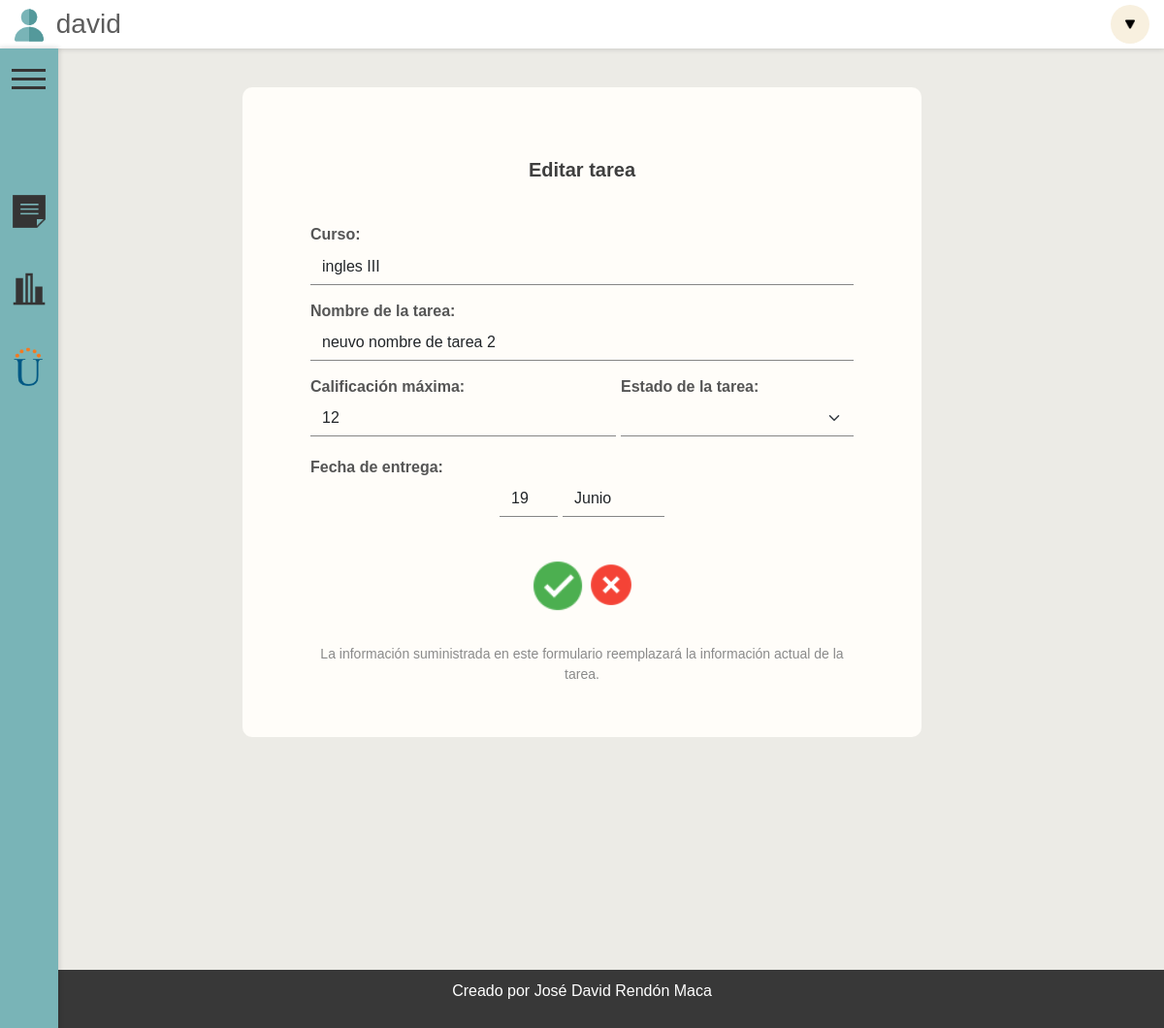
Page /editarTarea/10/ (signed in) on the committed database.
### index/models.py (models this page shows)
class CursosYTareas(models.Model):
    curso = models.CharField(max_length=100)
    tarea = models.CharField(max_length=100)
    valor = models.IntegerField()
    estado = models.CharField(max_length=100)
    entrega = models.DateField(default=django.utils.timezone.now)
    usuario = models.CharField(default='usuario', max_length=100)
    anotacion = models.TextField(default="", max_length=10000)

### index/views.py (the view)
# urls.py: path('editarTarea/<id>/', editarTarea, name="editarTarea"),
@login_required
def editarTarea(request, id):
    usuario = request.user.username
    formInfo = CursosYTareas.objects.get(pk = id)
    if usuario == formInfo.usuario:
        data={
            'form':formAgregarCurso(instance=formInfo),
            'cursosVerificados': EstadoDelCurso.objects.filter(verificacion='verificado'),
            'id':id
        }
        return render(request, 'index/editarTarea.html', data)
    else:
        return HttpResponse("Error")

### index/forms.py
class formAgregarCurso(forms.ModelForm):
    class Meta:
        model = CursosYTareas
        fields=['curso', 'tarea', 'valor', 'estado', 'entrega', 'anotacion']
        widgets = {
            'entrega':forms.SelectDateWidget(),
        }
    def __init__(self, *args, **kwargs):
        super(self.__class__, self).__init__(*args, **kwargs)
        self.fields['anotacion'].required = False

### index/templates/index/editarTarea.html (shortened to what this page needs)
{% extends 'index/base.html' %}
{% block content %}
{% load static %}
{% load widget_tweaks %}
<link rel="stylesheet" href="{% static 'css/NuevoCurso.css' %}">
<div class="contenedor-cursos" style="margin-top:60px; color: #525252;" id="agregarNuevoCursos">
    <div style="width:100%; text-align: center; color: #3f3f3f;">
        <p style="font-size:20px ; margin-bottom: 40px;"><strong>Editar tarea</strong></p>
    </div>
    <form action="/actualizarCurso/" method="POST">
        <div style="display:flex; flex-direction: column;">
            <div>
                <div style="height: 1px;">
                    <p style="font-weight: bold ;margin-bottom: 0px; color: rgb(85, 85, 85);"> Curso:</p>
                </div>
                {% render_field form.curso list="cursos" class="form-control campo"%}
            </div>
            <div>
                <p style="font-weight: bold ;margin-bottom: 0px; color: rgb(85, 85, 85);"> Nombre de la tarea:</p>
                {% render_field form.tarea class="form-control campo"%}
            </div>
            <div class="contenedor-calificacion-estado-fecha">
                <div class="campo-cef">
                    <p style="font-weight: bold ;margin-bottom: 0px; color: rgb(85, 85, 85);"> Calificación máxima:</p>
                    {% render_field form.valor class="form-control campo"%}
                </div>
                <div class="campo-cef-E">
                    <p style="font-weight: bold ;margin-bottom: 0px; color: rgb(85, 85, 85);"> Estado de la tarea:</p>
                    <select class="form-select campo" for=" {{ form.estado }}  ">
                        <option selected disabled style="font-size: 0px; display:none;"></option>
                        <option value="espera">No comenzada</option>
                    </select>
                </div>
                <div class="campo-cef">
                    <p style="font-weight: bold ;margin-bottom: 0px; color: rgb(85, 85, 85);"> Fecha de entrega:</p>
                    <div style="display: flex; flex-direction: row; justify-content: center; width: 100%;">
                        {% render_field form.entrega class="form-control datepicker campo fecha"%}
                    </div>
                </div>
            </div>
            <div style="display: flex; flex-direction: row; justify-content: center; align-items: center;">
                <button type="submit" style="border: none; background-color: rgba(0, 0, 0, 0);"><img style="width:60px; height: 60px;" src="{% static 'icons/icon-ok.png' %}" alt=""></button>
                <div style=" display: flex; justify-content: center;"><a style="text-align: center; margin-top: 10px;" href="{% url 'inicio' %}"><p><img style="width:50px; height: 50px; margin-top:5px;" src="{% static 'icons/icon-cancel.png' %}" alt=""></p></a></div>
            </div>
        </div>
    </form>
    <div style="text-align: center; color: #8a8a8a; margin-top: 20px; font-size:14px ;">
        <p>
            La información suministrada en este formulario reemplazará la información actual de la tarea.
        </p>
    </div>
</div>
{% endblock content %}

### index/templates/index/base.html (shortened to what this page needs)
{% load static %}
<!DOCTYPE html>
<html lang="en">
<head>
    <link rel="stylesheet" href="{% static 'css/base.css' %}">
<link href="https://cdn.jsdelivr.net/npm/bootstrap@5.2.0-beta1/dist/css/bootstrap.min.css" rel="stylesheet">
</head>
<body >
    <header id="aber">
        <div class="menu" style="position: fixed;">
            <label for="checkbox_toggle" class="button-menu" style="margin-left: 12px; margin-top: 40px; position: fixed; z-index: 100;">
                <span></span>
                <span></span>
                <span></span>
            </label>
            <div id="barra-lateral" >
                <a href="{% url 'inicio' %}" style="text-decoration: none;">
                    <div class="contenedor-barra">
                        <div class="item-imagen">
                            <img src="{% static 'icons/icon-nota.png' %}" alt="">
                        </div>
                    </div>
                </a>
                <a href="{% url 'inicio' %}" style="text-decoration: none;">
                    <div class="contenedor-barra">
                        <div class="item-imagen">
                            <img src="{% static 'icons/icon-dashboard.png' %}" alt="">
                        </div>
                    </div>
                </a>
                <a href="https://campus0c.unad.edu.co/campus"target="_blank" style="text-decoration: none;">
                    <div class="contenedor-barra">
                        <div class="item-imagen">
                            <img src="{% static 'icons/icon-unad.png' %}" alt="">
                        </div>
                    </div>
                </a>
           </div>
        </div>
        <div style="display:flex; flex-direction: row; align-items: center; font-size: 28px; margin-left: 10px;">
            <div style="color: rgb(92, 92, 92);">
                <img style="width: 40px;" src="{% static 'icons/icon-user.png' %}" alt="">
                {{user}}
            </div>
        </div>
        <div class="dropdown" id="menu-usuario">
            <a href="#" class="btn  " id="dropdownMenuLink" data-bs-toggle="dropdown"><img src="{% static 'icons/icon-dropdown.png' %}" alt=""></a>
        </div>
    </header>
    <div style="display:flex; justify-content: center; padding-top: 90px; min-height: 100vh;">
        <div class="contenido container-sm" style=" margin-bottom: 40px;">
            {% block content %}
            {% endblock %}
        </div>
    </div>
    <footer>
        <p>Creado por José David Rendón Maca</p>
    </footer>
</body>
</html>

### TareasUnivProyecto/static/css/base.css (style rules this page uses)
* { margin: 0px; padding: 0px; font-family: Arial, Helvetica, sans-serif; }
html { min-height: 100%; }
header { background-color: #ffffff; height: 50px; display: flex; align-items: center; justify-content: space-between; margin-bottom: 40px; box-shadow: 0px 0px 5px 1px rgba(0, 0, 0, 0.137); position: fixed; width: 100%; }
body { background-color: #ecebe6 !important; min-height: 100%; }
#dropdownMenuLink { display: flex; justify-content: center; align-items: center; background-color: #F8F0DF !important; border: none; appearance: none; border-radius: 50%; width: 40px; height: 40px; }
#dropdownMenuLink img { width: 10px; }
.dropdown { right: 15px; }
#barra-lateral { top: 50px; position: fixed; height: 100%; width: 60px; background-color: #79B4B7; transition: 0.5s; display: flex; flex-direction: column; padding-top: 16vh; box-shadow: 0px 0px 5px 1px rgba(0, 0, 0, 0.137); }
.item-imagen img { width: 40px; margin-left: 10px; transition: 0.3s; padding-top: 20px; padding-bottom: 20px; }
.contenedor-barra { display: flex; flex-direction: row; align-items: center; }
.contenido { max-width: 1000px; background-color: #fffdf9; border-radius: 10px; display: flex; justify-content: center; margin-left: 80px !important; margin-right: 80px !important; animation-name: iniciar; animation-duration: 0.5s; }
.menu label span { height: 3px; width: 100%; background: #353434; display: inline-block; transition: all 0.5s cubic-bezier(.62,.43,.35,1.47); }
.menu label { width: 35px; height: 35px; cursor: pointer; transition: all 0.2s ease-in; margin-top: 8px; line-height: 8px; text-align: left; z-index: 201; }
footer { display: flex; width: 100%; z-index: 100; background-color: #383838; height: 60px; color: white; margin-top: 200px !important; bottom: 0px; justify-content: center; align-items: center; }

### TareasUnivProyecto/static/css/NuevoCurso.css (style rules this page uses)
.contenedor-cursos { background-color: rgba(245, 245, 245, 0); width: 600px; height: 100%; padding: 10px 20px; border-radius: 20px; }
.campo { margin-top: 2px; border: none; background-color: rgba(0, 0, 0, 0); border-bottom: 1px solid black; border-radius: 0px; margin-bottom: 15px; border-color: rgb(134, 134, 134); }
.fecha { max-width: 105px; margin-bottom: 30px; }
#id_entrega_day { margin-right: 5px; width: 60px; }
.contenido { max-width: 700px; }
header { z-index: 90; }
.contenedor-calificacion-estado-fecha { display: flex; flex-direction: row; flex-wrap: wrap; flex-grow: inherit; width: 100%; gap: 5px; }
.campo-cef-E { flex-grow: 1; }
.campo-cef { flex-grow: 1; }

### rows in the picture
CursosYTareas: curso "ingles III", tarea "neuvo nombre de tarea 2", valor "12"

### other values in the picture
{{ user }} "david"
